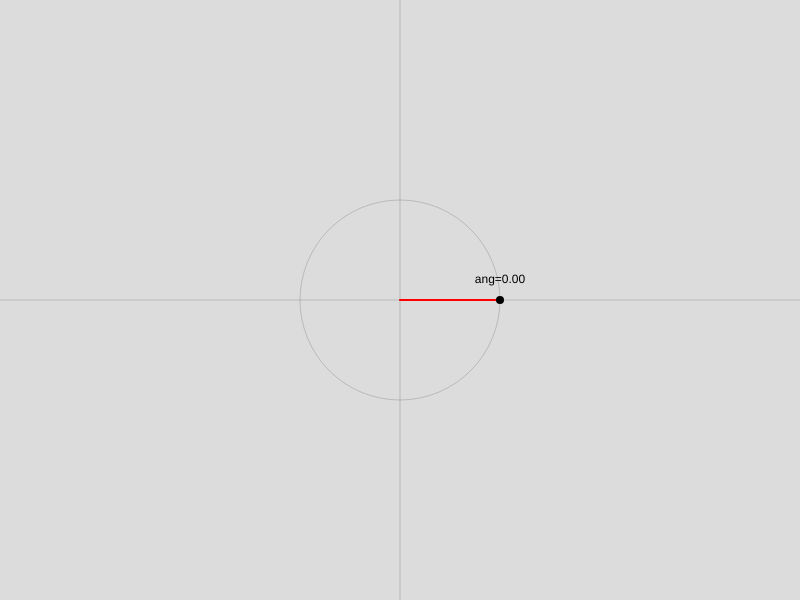
Frame 1 (no input)
Frame 60 (no input): identical to frame 1, image omitted
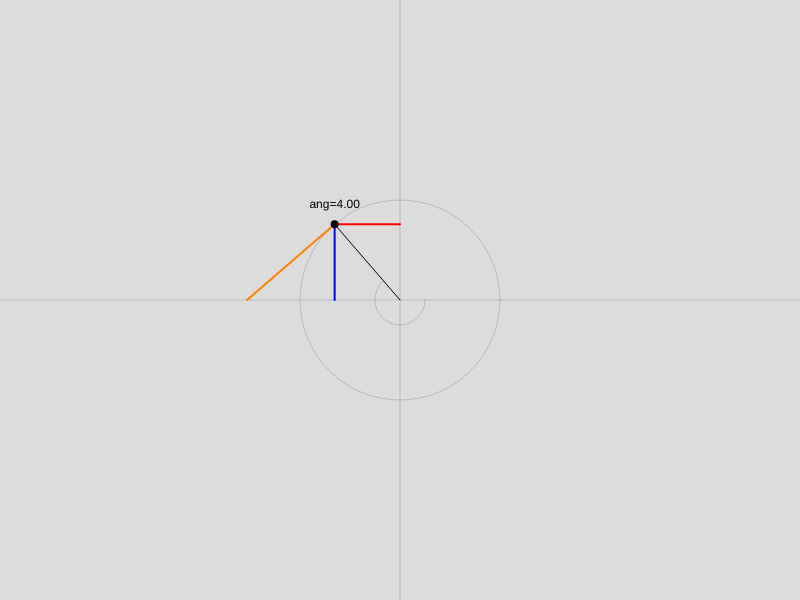
Frame 120 (the mouse pressed at the canvas centre since frame 60)

The p5.js sketch that drew these frames (run headless with seeded random() and noise() and a simulated clock; from frame 60 on, the mouse is pressed at the canvas centre):

// p5.js sketch
// ── sketch.js
// Visualizzazione di seno, coseno e tangente sul cerchio trigonometrico.
// L'angolo dipende dalla posizione orizzontale del mouse.

function setup() {
	createCanvas(800, 600)
}

function draw() {
	background(220)
	translate(width/2, height/2)

	noFill()
	strokeWeight(1)
	stroke(0, 40)
	line(-width, 0, width, 0)
	line(0, -height, 0, height)
	const angolo = mouseX * 0.01
	const raggio = 100
	const px = cos(angolo) * raggio
	const py = sin(angolo) * raggio
	const t  = tan(angolo)
	arc(0, 0, 50, 50, 0, angolo)
	circle(0, 0, raggio * 2)
	stroke(0)
	line(0, 0, px, py)

	strokeWeight(2)
	stroke(255,0,0)
	line(0, py, px, py)
	stroke(0, 0, 255)
	line(px, 0, px, py)
	stroke(255, 128, 0)
	// Direzione della tangente calcolata dal vettore perpendicolare al raggio.
	line(px, py, px + py * t, py - px * t)
	noStroke()
	fill(0)
	circle(px, py, 8)
	const segno = py > 0 ? 1 : -1
	textAlign(CENTER, CENTER)
	text("ang=" + angolo.toFixed(2), px, py + segno * 20)

}
